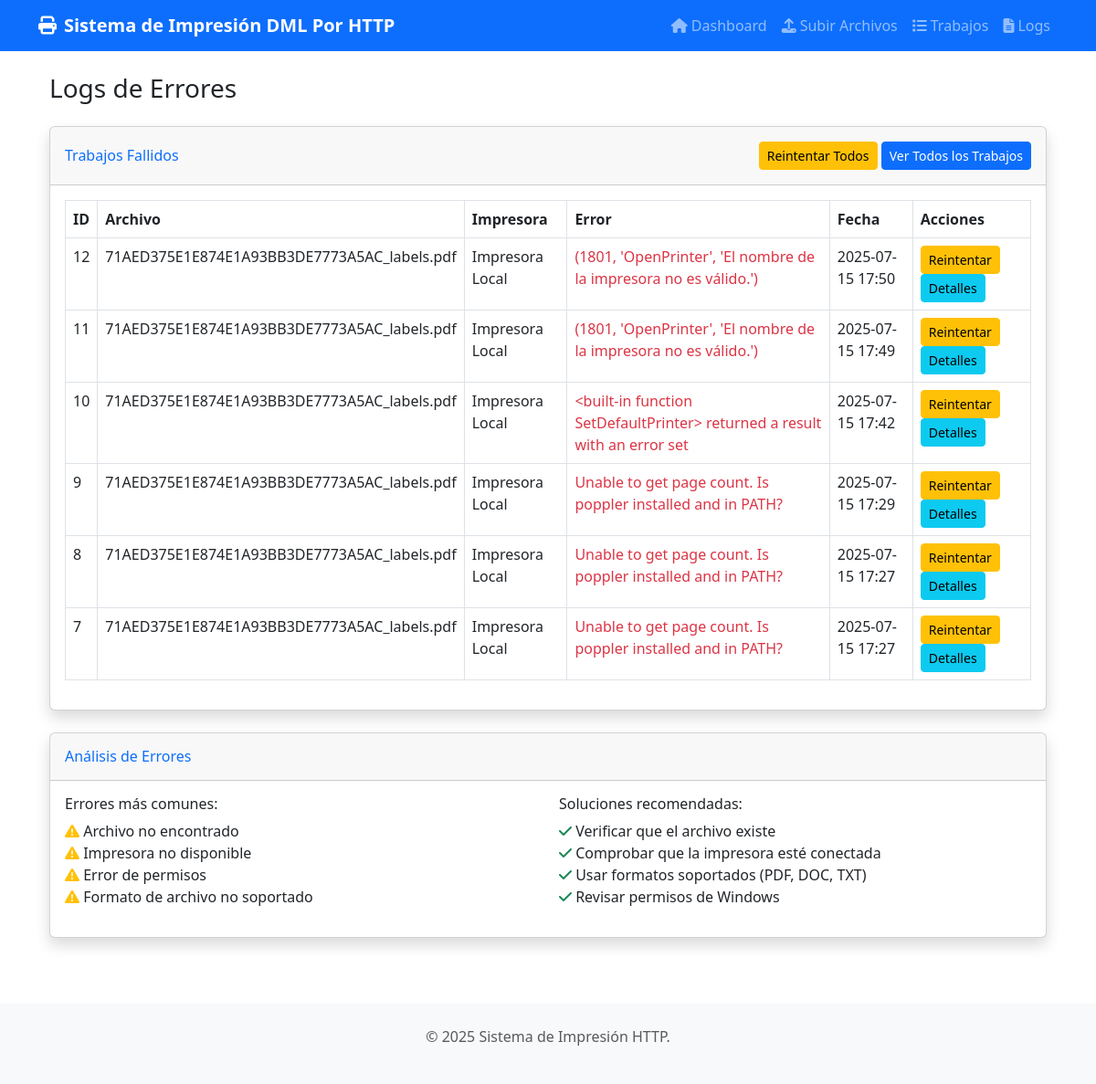
Page /logs on the committed database.
### app.py (models this page shows)
class PrintJob(db.Model):
    id = db.Column(db.Integer, primary_key=True)
    filename = db.Column(db.String(256), nullable=False)
    file_path = db.Column(db.String(512), nullable=False)
    printer_name = db.Column(db.String(128), nullable=False)
    copies = db.Column(db.Integer, default=1)
    status = db.Column(db.String(32), default='pending')  # pending, processing, completed, failed
    error_message = db.Column(db.String(512))
    created_at = db.Column(db.DateTime, default=datetime.utcnow)
    completed_at = db.Column(db.DateTime)

### app.py (the view)
@app.route('/logs')
def logs():
    failed_jobs = PrintJob.query.filter_by(status='failed').order_by(PrintJob.created_at.desc()).limit(50).all()
    return render_template('logs.html', failed_jobs=failed_jobs)

### templates/logs.html (shortened to what this page needs)
{% extends "base.html" %}
{% block content %}
<div class="container-fluid">
    <div class="row">
        <div class="col-12">
            <h1 class="h3 mb-4">Logs de Errores</h1>
        </div>
    </div>
    <div class="row">
        <div class="col-12">
            <div class="card shadow mb-4">
                <div class="card-header py-3 d-flex flex-row align-items-center justify-content-between">
                    <h6 class="m-0 font-weight-bold text-primary">Trabajos Fallidos</h6>
                    <div>
                        <button class="btn btn-sm btn-warning" onclick="retryAllFailed()">
                            Reintentar Todos
                        </button>
                        <a href="{{ url_for('jobs') }}" class="btn btn-sm btn-primary">Ver Todos los Trabajos</a>
                    </div>
                </div>
                <div class="card-body">
                    {% if failed_jobs %}
                    <div class="table-responsive">
                        <table class="table table-bordered" width="100%" cellspacing="0">
                            <thead>
                                <tr>
                                    <th>ID</th>
                                    <th>Archivo</th>
                                    <th>Impresora</th>
                                    <th>Error</th>
                                    <th>Fecha</th>
                                    <th>Acciones</th>
                                </tr>
                            </thead>
                            <tbody>
                                {% for job in failed_jobs %}
                                <tr>
                                    <td>{{ job.id }}</td>
                                    <td>{{ job.filename }}</td>
                                    <td>{{ job.printer_name }}</td>
                                    <td>
                                        <span class="text-danger">{{ job.error_message or 'Error desconocido' }}</span>
                                    </td>
                                    <td>{{ job.created_at.strftime('%Y-%m-%d %H:%M') }}</td>
                                    <td>
                                        <button class="btn btn-sm btn-warning" onclick="retryJob({{ job.id }})">
                                            Reintentar
                                        </button>
                                        <button class="btn btn-sm btn-info" onclick="viewJobDetails({{ job.id }})">
                                            Detalles
                                        </button>
                                    </td>
                                </tr>
                                {% endfor %}
                            </tbody>
                        </table>
                    </div>
                    {% endif %}
                </div>
            </div>
        </div>
    </div>
    {% if failed_jobs %}
    <div class="row">
        <div class="col-12">
            <div class="card shadow mb-4">
                <div class="card-header py-3">
                    <h6 class="m-0 font-weight-bold text-primary">Análisis de Errores</h6>
                </div>
                <div class="card-body">
                    <div class="row">
                        <div class="col-md-6">
                            <h6>Errores más comunes:</h6>
                            <ul class="list-unstyled">
                                <li><i class="fas fa-exclamation-triangle text-warning"></i> Archivo no encontrado</li>
                                <li><i class="fas fa-exclamation-triangle text-warning"></i> Impresora no disponible</li>
                                <li><i class="fas fa-exclamation-triangle text-warning"></i> Error de permisos</li>
                                <li><i class="fas fa-exclamation-triangle text-warning"></i> Formato de archivo no soportado</li>
                            </ul>
                        </div>
                        <div class="col-md-6">
                            <h6>Soluciones recomendadas:</h6>
                            <ul class="list-unstyled">
                                <li><i class="fas fa-check text-success"></i> Verificar que el archivo existe</li>
                                <li><i class="fas fa-check text-success"></i> Comprobar que la impresora esté conectada</li>
                                <li><i class="fas fa-check text-success"></i> Usar formatos soportados (PDF, DOC, TXT)</li>
                                <li><i class="fas fa-check text-success"></i> Revisar permisos de Windows</li>
                            </ul>
                        </div>
                    </div>
                </div>
            </div>
        </div>
    </div>
    {% endif %}
</div>
{% endblock %}

### rows in the picture
PrintJob: id "12", filename "71AED375E1E874E1A93BB3DE7773A5AC_labels.pdf", printer_name "Impresora Local", error_message "(1801, 'OpenPrinter', 'El nombre de la impresora no es válido.')", created_at "2025-07-15 17:50"
PrintJob: id "11", filename "71AED375E1E874E1A93BB3DE7773A5AC_labels.pdf", printer_name "Impresora Local", error_message "(1801, 'OpenPrinter', 'El nombre de la impresora no es válido.')", created_at "2025-07-15 17:49"
PrintJob: id "10", filename "71AED375E1E874E1A93BB3DE7773A5AC_labels.pdf", printer_name "Impresora Local", error_message "<built-in function SetDefaultPrinter> returned a result with an error set", created_at "2025-07-15 17:42"
PrintJob: id "9", filename "71AED375E1E874E1A93BB3DE7773A5AC_labels.pdf", printer_name "Impresora Local", error_message "Unable to get page count. Is poppler installed and in PATH?", created_at "2025-07-15 17:29"
PrintJob: id "8", filename "71AED375E1E874E1A93BB3DE7773A5AC_labels.pdf", printer_name "Impresora Local", error_message "Unable to get page count. Is poppler installed and in PATH?", created_at "2025-07-15 17:27"
PrintJob: id "7", filename "71AED375E1E874E1A93BB3DE7773A5AC_labels.pdf", printer_name "Impresora Local", error_message "Unable to get page count. Is poppler installed and in PATH?", created_at "2025-07-15 17:27"
